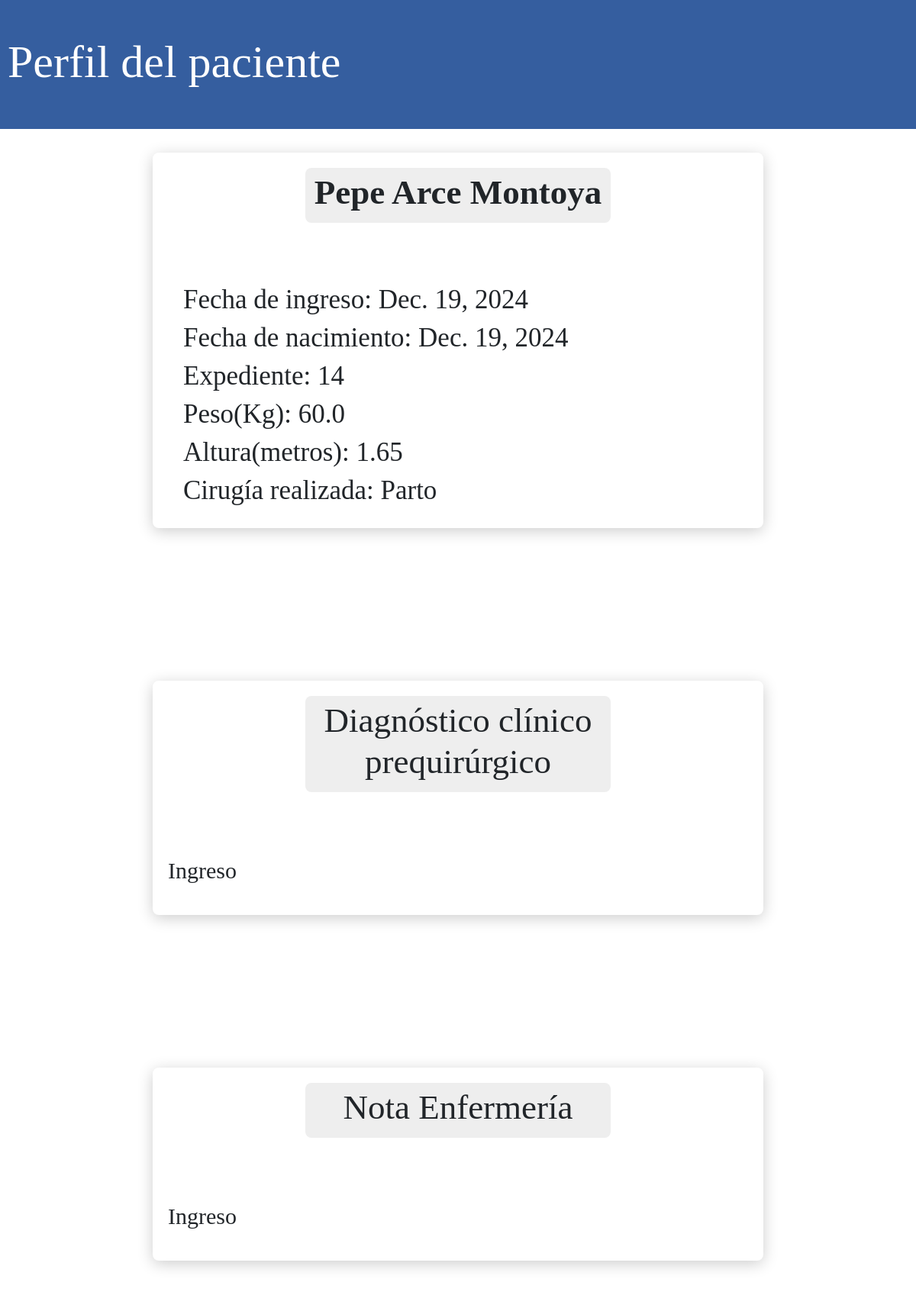
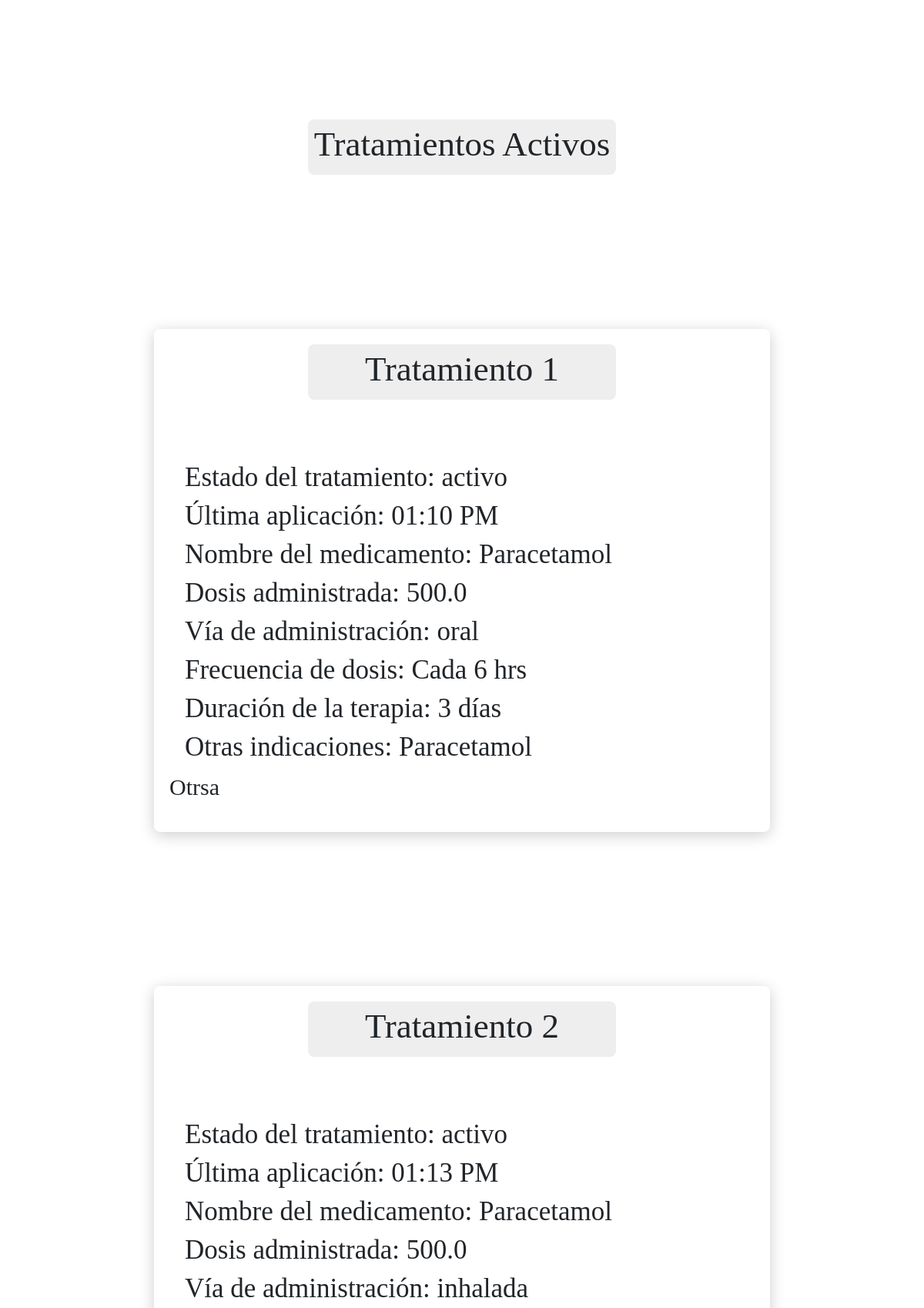
Page /perfilPacienteMedico/14/ (upper part) on the committed database (2 pictures, top to bottom).
### Hospital_Infantil/models.py (models this page shows, shortened)
class Paciente(models.Model):
    PACIENTE_ACTIVO_CHOICES = [
        ("Habilitado", "Habilitado"),
        ("Deshabilitado", "Deshabilitado")
    ]
    expediente = models.AutoField(primary_key=True, unique=True)
    nombre = models.CharField(max_length=50, blank=False)
    apellido_paterno = models.CharField(max_length=50, blank=False)
    apellido_materno = models.CharField(max_length=50, blank=False)
    fecha_ingreso = models.DateField(default=timezone.now)
    fecha_nacimiento = models.DateField(default=timezone.now)
    cirugia_realizada = models.CharField(max_length=100, blank=False)
    peso = models.FloatField(blank=False, default=0.0)
    altura = models.FloatField(blank=False, default=0.0)
    diagnostico_clinico_prequirurgico = models.CharField(max_length=1000, blank=False)
    nota_enfermeria = models.CharField(max_length=1000, blank=False)
    medico_Encargado = models.ForeignKey(
        UserProfile,
        on_delete=models.SET_NULL,
        null = True,
        limit_choices_to={'user__userprofile__funcionalidad': 'medico'},
    )
    paciente_Habilitado= models.CharField(max_length=15,
                                          choices=PACIENTE_ACTIVO_CHOICES,
                                          default="Habilitado")

class Tratamiento(models.Model):
    TRATAMIENTO_ACTIVO_CHOICES = [
        ("activo", "Activo"),
        ("Inactivo", "Inactivo")
    ]
    TIEMPO_DOSIS_CHOICES = [
        ('hrs', 'HRS'),
        ('mins', 'MINS'),
        ('unica', 'UNICA'),
        ('prn', 'PRN')
    ]
    VIA_ADMINISTRACION_CHOICES = [
        ('cutanea','CUTANEA'),
        ('inhalada', 'INHALADA'),
        ('intradermica', 'INTRADERMICA'),
        ('im_intramuscular', 'IM-INTRAMUSCULAR'),
        ('iv_intravenosa', 'IV-INTRAVENOSA'),
        ('nasal', 'NASAL'),
        ('oftalmica', 'OFTALMICA'),
        ('oral', 'ORAL'),
        ('otica', 'OTICA'),
        ('rectal', 'RECTAL'),
        ('sonda_nasogastrica', 'SONDA NASOGASTRICA'),
        ('subcutanea', 'SUBCUTANEA'),
        ('sublingual', 'SUBLINGUAL'),
        ('topica', 'TOPICA'),
        ('vaginal', 'VAGINAL'),
    ]
    id_Tratamiento = models.AutoField(primary_key=True, unique=True)
    paciente = models.ForeignKey(Paciente, on_delete=models.CASCADE, related_name='tratamientos', null=True)
    nombre_Medicamento = models.CharField(max_length=50)
    dosis_Administrada = models.FloatField()
    via_Administracion = models.CharField(
        max_length=20,
        choices=VIA_ADMINISTRACION_CHOICES
    )
    frecuencia_Dosis = models.DecimalField(max_digits=2, decimal_places=0)
    tiempo_Dosis = models.CharField(
        max_length = 10,
        choices=TIEMPO_DOSIS_CHOICES
    )
    duracion_Terapia = models.DecimalField(max_digits=2, decimal_places=0)
    otras_Indicaciones = models.CharField(max_length=1000, null=True)
    tratamiento_activo = models.CharField(
        max_length=10,
        choices=TRATAMIENTO_ACTIVO_CHOICES,
        default="Activo"
    )
    historial_aplicacion = models.DateTimeField(null=True)

### Hospital_Infantil/views.py (the view)
# urls.py: path('perfilPacienteMedico/', views.perfilPacienteMedico, name="perfilPacienteMedico"),
def perfilPacienteMedico(request, expediente):
    paciente = get_object_or_404(Paciente, expediente=expediente)
    tratamientosActivos = Tratamiento.objects.filter(paciente=expediente)
    tratamientosInactivos = Tratamiento.objects.filter(paciente=expediente)
    radiografias = Radiografias.objects.filter(paciente=expediente)
    estudios = Estudios.objects.filter(paciente=expediente)
    return render(request, "perfilPacienteMedico.html", {'paciente': paciente, 'tratamientosActivos': tratamientosActivos, 'tratamientosInactivos': tratamientosInactivos,
                  'estudios': estudios, 'radiografias': radiografias})

### templates/perfilPacienteMedico.html (shortened to what this page needs)
{% load static %}
{% load tz %}
<!DOCTYPE HTML>
<HTML lang="en">
    <head>
        <link rel="stylesheet" href="{% static 'CSS/patientDisplay.css' %}">
        <div class="fixed-top-border"><h1>Perfil del paciente</h1></div>
        <link href="https://cdn.jsdelivr.net/npm/bootstrap@5.3.0-alpha3/dist/css/bootstrap.min.css" rel="stylesheet">
    </head>
    <body>
        <center>
            <div class="form-container">
                <div class="section-title"><h2><b>{{ paciente.nombre }} {{ paciente.apellido_paterno }} {{ paciente.apellido_materno }}</b></h2></div>
                <h3>Fecha de ingreso: {{ paciente.fecha_ingreso }}</h3>
                <h3>Fecha de nacimiento: {{ paciente.fecha_nacimiento }}</h3>
                <h3>Expediente: {{ paciente.expediente }}</h3>
                <h3>Peso(Kg): {{ paciente.peso }}</h3>
                <h3>Altura(metros): {{ paciente.altura }}</h3>
                <h3>Cirugía realizada: {{ paciente.cirugia_realizada }}</h3>
            </div>
            <div class="form-container">
                <div class="section-title"><h2>Diagnóstico clínico prequirúrgico</h2></div>
                <p> {{ paciente.diagnostico_clinico_prequirurgico }}
                    </p>
            </div>
            <div class="form-container">
                <div class="section-title"><h2>Nota Enfermería</h2></div>
                <p>{{ paciente.nota_enfermeria }}
                    </p>
            </div>
            {% if tratamientosActivos %}
            <div class="section-title"><h2>Tratamientos Activos</h2></div>
            {% for tratamiento in tratamientosActivos %}
                <div class="form-container">
                    <div class="section-title"><h2>Tratamiento {{ forloop.counter }}</h2></div>
                    <h3>Estado del tratamiento: {{ tratamiento.tratamiento_activo }}</h3>
                    <h3>Última aplicación: {{ tratamiento.historial_aplicacion|timezone:"America/Tijuana"|date:"h:i A" }}</h3>
                    <h3>Nombre del medicamento: {{ tratamiento.nombre_Medicamento }}</h3>
                    <h3>Dosis administrada: {{ tratamiento.dosis_Administrada }}</h3>
                    <h3>Vía de administración: {{ tratamiento.via_Administracion }}</h3>
                    <h3>Frecuencia de dosis: Cada {{ tratamiento.frecuencia_Dosis }} {{ tratamiento.tiempo_Dosis }}</h3>
                    <h3>Duración de la terapia: {{ tratamiento.duracion_Terapia }} días</h3>
                    <h3>Otras indicaciones: {{ tratamiento.nombre_Medicamento }}</h3>
                    <p>{{ tratamiento.otras_Indicaciones }}</p>
                </div>
            {% endfor %}
        {% endif %}
        </center>
    </body>
</HTML>

### static/CSS/patientDisplay.css (style rules this page uses)
.fixed-top-border { position: fixed; top: 0; left: 0; width: 100%; height: 169.3px; background-color: #355e9f; z-index: 1000; display: flex; align-items: center; font-family: Montserrat; color: white; padding: 10px; }
.form-container { margin-top: 50px; padding: 20px; background-color: white; border-radius: 8px; box-shadow: 0 4px 20px rgba(0, 0, 0, 0.2); width: 800px; display: flex; flex-direction: column; align-items: center; margin-bottom: 200px; margin-top: 200px; }
.form-container h3 { font-size: 35px; }
.form-container p { font-family: Calibri; font-size: 30px; }
.section-title { background-color: #EEEEEE; width: 400px; border-radius: 8px; padding: 5px; margin-bottom: 80px; text-align: center; }
.section-title h2 { font-family: Montserrat; font-size: 45px; }
.fixed-top-border h1 { font-family: Montserrat; font-size: 60px; }
h2 { font-family: Montserrat; font-size: 40px; }
h3 { font-family: Calibri; font-size: 30px; align-self: flex-start; text-align: left; width: 100%; padding-left: 20px; }
p { font-family: Calibri; align-self: flex-start; text-align: justify; }

### rows in the picture
Paciente: nombre "Pepe", apellido_paterno "Arce", apellido_materno "Montoya", fecha_ingreso "Dec. 19, 2024", fecha_nacimiento "Dec. 19, 2024", expediente "14", peso "60.0", altura "1.65", cirugia_realizada "Parto", diagnostico_clinico_prequirurgico "Ingreso", nota_enfermeria "Ingreso"
Tratamiento: tratamiento_activo "activo", historial_aplicacion "01:10 PM", nombre_Medicamento "Paracetamol", dosis_Administrada "500.0", via_Administracion "oral", frecuencia_Dosis "6", tiempo_Dosis "hrs", duracion_Terapia "3", otras_Indicaciones "Otrsa"
Tratamiento: tratamiento_activo "activo", historial_aplicacion "01:13 PM", nombre_Medicamento "Paracetamol", dosis_Administrada "500.0", via_Administracion "inhalada"
